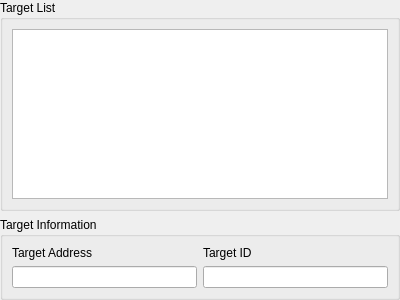
<?xml version="1.0" encoding="UTF-8"?>
<ui version="4.0">
 <class>Arinc615aDlaQt::SelectTargetWidget</class>
 <widget class="QWidget" name="Arinc615aDlaQt::SelectTargetWidget">
  <property name="geometry">
   <rect>
    <x>0</x>
    <y>0</y>
    <width>400</width>
    <height>300</height>
   </rect>
  </property>
  <layout class="QVBoxLayout" name="verticalLayout_2">
   <property name="leftMargin">
    <number>0</number>
   </property>
   <property name="topMargin">
    <number>0</number>
   </property>
   <property name="rightMargin">
    <number>0</number>
   </property>
   <property name="bottomMargin">
    <number>0</number>
   </property>
   <item>
    <widget class="QGroupBox" name="targetsInformation">
     <property name="title">
      <string>Target List</string>
     </property>
     <layout class="QVBoxLayout" name="verticalLayout">
      <item>
       <widget class="QTableView" name="targets">
        <property name="editTriggers">
         <set>QAbstractItemView::EditTrigger::NoEditTriggers</set>
        </property>
        <property name="alternatingRowColors">
         <bool>true</bool>
        </property>
        <property name="selectionMode">
         <enum>QAbstractItemView::SelectionMode::SingleSelection</enum>
        </property>
        <property name="selectionBehavior">
         <enum>QAbstractItemView::SelectionBehavior::SelectRows</enum>
        </property>
        <attribute name="horizontalHeaderStretchLastSection">
         <bool>true</bool>
        </attribute>
        <attribute name="verticalHeaderVisible">
         <bool>false</bool>
        </attribute>
       </widget>
      </item>
     </layout>
    </widget>
   </item>
   <item>
    <widget class="QGroupBox" name="targetInformation">
     <property name="title">
      <string>Target Information</string>
     </property>
     <layout class="QGridLayout" name="gridLayout">
      <item row="0" column="0">
       <widget class="QLabel" name="targetIpLabel">
        <property name="text">
         <string>Target Address</string>
        </property>
        <property name="buddy">
         <cstring>targetAddress</cstring>
        </property>
       </widget>
      </item>
      <item row="1" column="0">
       <widget class="QLineEdit" name="targetAddress">
        <property name="toolTip">
         <string>IP address of target</string>
        </property>
       </widget>
      </item>
      <item row="0" column="1">
       <widget class="QLabel" name="targetAddressLabel">
        <property name="text">
         <string>Target ID</string>
        </property>
        <property name="buddy">
         <cstring>targetId</cstring>
        </property>
       </widget>
      </item>
      <item row="1" column="1">
       <widget class="QLineEdit" name="targetId">
        <property name="toolTip">
         <string>Target ID (&lt;tt&gt;&lt;i&gt;THW&amp;nbsp;ID&lt;/i&gt;_&lt;i&gt;Position&lt;/i&gt;&lt;/tt&gt;)</string>
        </property>
       </widget>
      </item>
     </layout>
    </widget>
   </item>
  </layout>
 </widget>
 <resources/>
 <connections/>
</ui>
